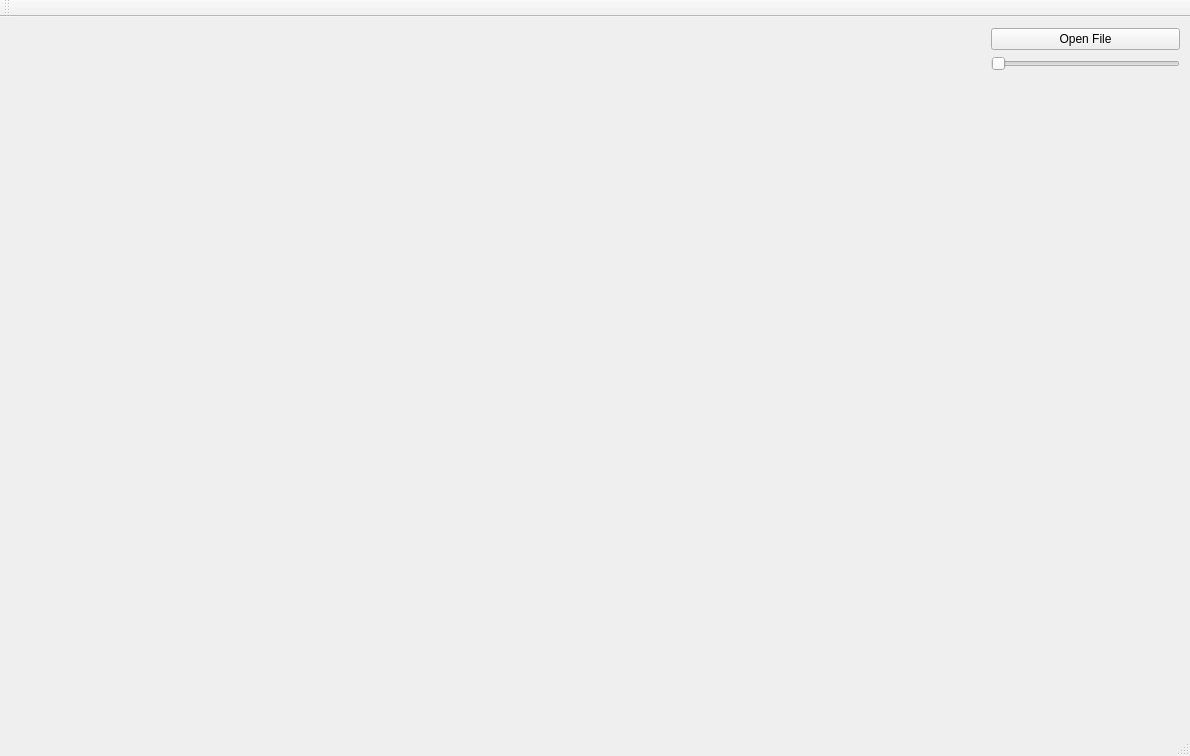
<?xml version="1.0" encoding="UTF-8"?>
<ui version="4.0">
 <class>MainWindow</class>
 <widget class="QMainWindow" name="MainWindow">
  <property name="geometry">
   <rect>
    <x>0</x>
    <y>0</y>
    <width>1190</width>
    <height>756</height>
   </rect>
  </property>
  <property name="windowTitle">
   <string>MainWindow</string>
  </property>
  <widget class="QWidget" name="centralWidget">
   <widget class="QWidget" name="SceneLayout" native="true">
    <property name="geometry">
     <rect>
      <x>0</x>
      <y>-1</y>
      <width>991</width>
      <height>721</height>
     </rect>
    </property>
    <layout class="QGridLayout" name="m_scene">
     <item row="0" column="0">
      <spacer name="horizontalSpacer">
       <property name="orientation">
        <enum>Qt::Horizontal</enum>
       </property>
       <property name="sizeHint" stdset="0">
        <size>
         <width>40</width>
         <height>20</height>
        </size>
       </property>
      </spacer>
     </item>
    </layout>
   </widget>
   <widget class="QWidget" name="ButtonLayout" native="true">
    <property name="geometry">
     <rect>
      <x>980</x>
      <y>0</y>
      <width>211</width>
      <height>720</height>
     </rect>
    </property>
    <layout class="QGridLayout" name="m_buttons">
     <item row="3" column="0">
      <spacer name="verticalSpacer">
       <property name="orientation">
        <enum>Qt::Vertical</enum>
       </property>
       <property name="sizeHint" stdset="0">
        <size>
         <width>20</width>
         <height>40</height>
        </size>
       </property>
      </spacer>
     </item>
     <item row="2" column="0">
      <widget class="QSlider" name="m_slider">
       <property name="orientation">
        <enum>Qt::Horizontal</enum>
       </property>
      </widget>
     </item>
     <item row="0" column="0">
      <widget class="QPushButton" name="m_FileBrowse">
       <property name="text">
        <string>Open File</string>
       </property>
      </widget>
     </item>
    </layout>
   </widget>
  </widget>
  <widget class="QMenuBar" name="menuBar">
   <property name="geometry">
    <rect>
     <x>0</x>
     <y>0</y>
     <width>1190</width>
     <height>19</height>
    </rect>
   </property>
  </widget>
  <widget class="QToolBar" name="mainToolBar">
   <attribute name="toolBarArea">
    <enum>TopToolBarArea</enum>
   </attribute>
   <attribute name="toolBarBreak">
    <bool>false</bool>
   </attribute>
  </widget>
  <widget class="QStatusBar" name="statusBar"/>
 </widget>
 <layoutdefault spacing="6" margin="11"/>
 <resources/>
 <connections/>
</ui>
